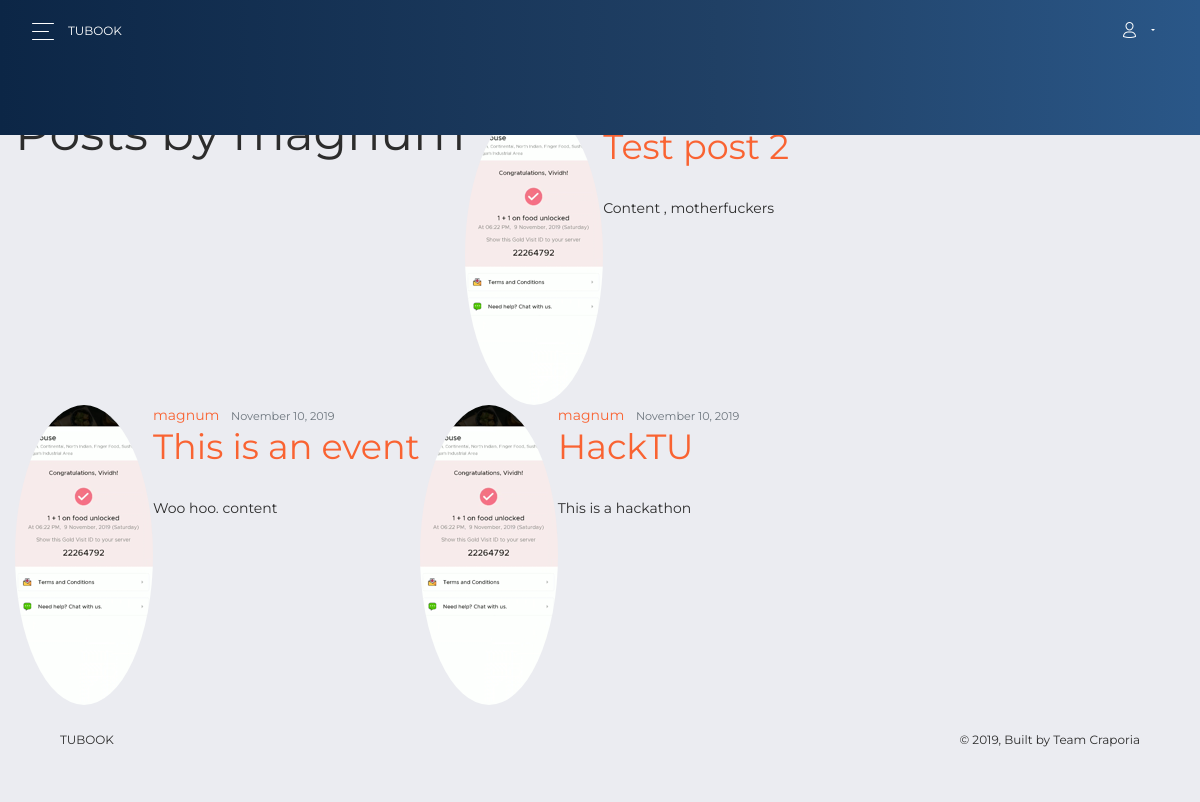
The page /user/magnum on the database its author committed.
### tubook/models.py (models this page shows, shortened)
class Post(models.Model):
    title = models.CharField(max_length=100)
    content = models.TextField()
    date_posted = models.DateTimeField(default=timezone.now)
    author = models.ForeignKey(User, on_delete=models.CASCADE)
    eventdate = models.DateTimeField(default=timezone.now)
    eventplace = models.CharField(max_length=100, default = '')

### users/models.py (models this page shows, shortened)
class Profile(models.Model):
    user = models.OneToOneField(User, on_delete=models.CASCADE)
    image = models.ImageField(default='default.jpg', upload_to='profile_pics')
    name = models.CharField(max_length=200, default='')
    tagline = models.CharField(max_length=100,  default='')

### tubook/views.py (the view)
# urls.py: path('user/<str:username>', UserPostListView.as_view(), name='user-posts'),
class UserPostListView(ListView):
    model = Post
    template_name = 'tubook/user_posts.html'  # <app>/<model>_<viewtype>.html
    context_object_name = 'posts'
    paginate_by = 5
    def get_queryset(self):
        user = get_object_or_404(User, username=self.kwargs.get('username'))
        return Post.objects.filter(author=user).order_by('-date_posted')

### tubook/templates/tubook/user_posts.html (shortened to what this page needs)
{% extends "tubook/base.html" %}
{% block content %}
    <h1 class="mb-3">Posts by {{ view.kwargs.username }}</h1>
    {% for post in posts %}
        <article class="media content-section">
          <img class="rounded-circle article-img" src="{{ post.author.profile.image.url }}">
          <div class="media-body">
            <div class="article-metadata">
              <a class="mr-2" href="{% url 'user-posts' post.author.username %}">{{ post.author }}</a>
              <small class="text-muted">{{ post.date_posted|date:"F d, Y" }}</small>
            </div>
            <h2><a class="article-title" href="{% url 'post-detail' post.id %}">{{ post.title }}</a></h2>
            <p class="article-content">{{ post.content }}</p>
          </div>
        </article>
    {% endfor %}
{% endblock content %}

### rows shown on the page
Post: author.profile.image (picture), title "Test post 2", content "Content , motherfuckers"
Post: author.profile.image (picture), author "magnum", date_posted "November 10, 2019", title "This is an event", content "Woo hoo. content"
Post: author.profile.image (picture), author "magnum", date_posted "November 10, 2019", title "HackTU", content "This is a hackathon"

### other values the page prints
{{ view.kwargs.username }} "magnum"
